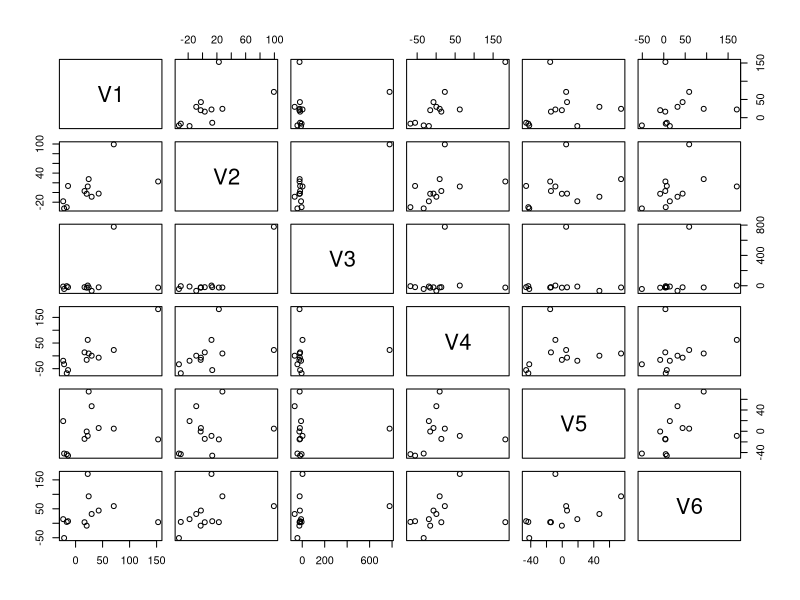
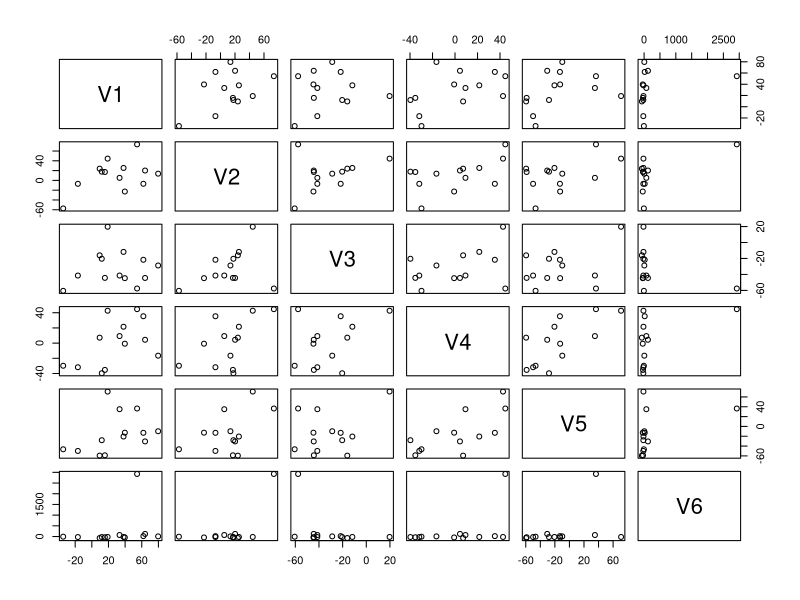

These figures' R source, in order:
## ---- chunk 1
knitr::opts_chunk$set(echo = TRUE)
## ---- chunk 2
setwd("C:/Users/dania/Documents/Pitt/BioStats/Module 2")
x <- read.table("assignment_2_sum.txt",sep="\t",header=T)
y <- read.table("assignment_2_high.txt",sep="\t",header=T)
## ---- chunk 3
#h corresponds to helper CD4 T cells and c corresponds to cytotoxic CD8 T cells
hmem_lo <- x$CD4mem
hmem_hi <- y$CD4mem

heff_lo <- x$CD4eff
heff_hi <- y$CD4eff

hnaive_lo <- x$CD4naive
hnaive_hi <- y$CD4naive

cmem_lo <- x$CD8mem
cmem_hi <- y$CD8mem

ceff_lo <- x$CD8eff
ceff_hi <- y$CD8eff

cnaive_lo <- x$CD8naive
cnaive_hi <- y$CD8naive
## ---- chunk 4
t.test(hmem_hi,hmem_lo)
t.test(heff_hi,heff_lo)
t.test(hnaive_hi,hnaive_lo)
t.test(cmem_hi,cmem_lo)
t.test(ceff_hi,ceff_lo)
t.test(cnaive_hi,cnaive_lo)
## ---- chunk 5
#I started by trying to just run cor() on x and y but it didn't work, so I made matrices of each dataset with just the % change from baseline values (no headings, no patient numbers, no dosage) so that all of the values would be numeric
setwd("C:/Users/dania/Documents/Pitt/BioStats/Module 2")
q <- read.table("assignment_2_high_matrix.txt",sep="\t",header=FALSE)
q
cor(q,method = "pearson") #1200 dose, looking at correlations between pairs of cell types
plot(q)

v <- read.table("assignment_2_sum_matrix.txt",sep="\t",header=FALSE)
v
cor(v,method = "pearson") #600 dose, looking at correlations between pairs of cell types
plot(v)

#now I'm wondering if I need to do a Chi-squared test, but using the chisq.test() function for q and v did not work because the values have to be "nonnegative and finite"
a <- abs(q) #taking the absolute value of q and putting it into a new variable
#now I can run the Chi-squared test
chisq.test(a)
#I don't think this preserves the data accurately 
